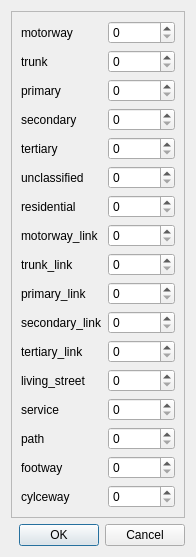
<?xml version="1.0" encoding="UTF-8"?>
<ui version="4.0">
 <class>Dialog</class>
 <widget class="QDialog" name="Dialog">
  <property name="geometry">
   <rect>
    <x>0</x>
    <y>0</y>
    <width>182</width>
    <height>425</height>
   </rect>
  </property>
  <property name="windowTitle">
   <string>Edit Lane Count</string>
  </property>
  <layout class="QGridLayout" name="gridLayout">
   <item row="0" column="0">
    <widget class="QFrame" name="frame">
     <property name="frameShape">
      <enum>QFrame::StyledPanel</enum>
     </property>
     <property name="frameShadow">
      <enum>QFrame::Raised</enum>
     </property>
     <layout class="QGridLayout" name="gridLayout_3">
      <item row="5" column="0">
       <widget class="QLabel" name="label_6">
        <property name="text">
         <string>unclassified</string>
        </property>
       </widget>
      </item>
      <item row="6" column="0">
       <widget class="QLabel" name="label_7">
        <property name="text">
         <string>residential</string>
        </property>
       </widget>
      </item>
      <item row="4" column="0">
       <widget class="QLabel" name="label_5">
        <property name="text">
         <string>tertiary</string>
        </property>
       </widget>
      </item>
      <item row="7" column="0">
       <widget class="QLabel" name="label_8">
        <property name="text">
         <string>motorway_link</string>
        </property>
       </widget>
      </item>
      <item row="3" column="0">
       <widget class="QLabel" name="label_4">
        <property name="text">
         <string>secondary</string>
        </property>
       </widget>
      </item>
      <item row="10" column="0">
       <widget class="QLabel" name="label_11">
        <property name="text">
         <string>secondary_link</string>
        </property>
       </widget>
      </item>
      <item row="13" column="0">
       <widget class="QLabel" name="label_14">
        <property name="text">
         <string>service</string>
        </property>
       </widget>
      </item>
      <item row="11" column="0">
       <widget class="QLabel" name="label_12">
        <property name="text">
         <string>tertiary_link</string>
        </property>
       </widget>
      </item>
      <item row="12" column="0">
       <widget class="QLabel" name="label_13">
        <property name="text">
         <string>living_street</string>
        </property>
       </widget>
      </item>
      <item row="1" column="0">
       <widget class="QLabel" name="label_2">
        <property name="text">
         <string>trunk</string>
        </property>
       </widget>
      </item>
      <item row="0" column="0">
       <widget class="QLabel" name="label">
        <property name="text">
         <string>motorway</string>
        </property>
       </widget>
      </item>
      <item row="8" column="0">
       <widget class="QLabel" name="label_9">
        <property name="text">
         <string>trunk_link</string>
        </property>
       </widget>
      </item>
      <item row="9" column="0">
       <widget class="QLabel" name="label_10">
        <property name="text">
         <string>primary_link</string>
        </property>
       </widget>
      </item>
      <item row="2" column="0">
       <widget class="QLabel" name="label_3">
        <property name="text">
         <string>primary</string>
        </property>
       </widget>
      </item>
      <item row="14" column="0">
       <widget class="QLabel" name="label_15">
        <property name="text">
         <string>path</string>
        </property>
       </widget>
      </item>
      <item row="15" column="0">
       <widget class="QLabel" name="label_16">
        <property name="text">
         <string>footway</string>
        </property>
       </widget>
      </item>
      <item row="16" column="0">
       <widget class="QLabel" name="label_17">
        <property name="text">
         <string>cylceway</string>
        </property>
       </widget>
      </item>
      <item row="0" column="1">
       <widget class="QSpinBox" name="sb_motorway">
        <property name="maximum">
         <number>1000000</number>
        </property>
       </widget>
      </item>
      <item row="1" column="1">
       <widget class="QSpinBox" name="sb_trunk">
        <property name="maximum">
         <number>1000000</number>
        </property>
       </widget>
      </item>
      <item row="2" column="1">
       <widget class="QSpinBox" name="sb_primary">
        <property name="maximum">
         <number>1000000</number>
        </property>
       </widget>
      </item>
      <item row="3" column="1">
       <widget class="QSpinBox" name="sb_secondary">
        <property name="maximum">
         <number>1000000</number>
        </property>
       </widget>
      </item>
      <item row="4" column="1">
       <widget class="QSpinBox" name="sb_tertiary">
        <property name="maximum">
         <number>1000000</number>
        </property>
       </widget>
      </item>
      <item row="5" column="1">
       <widget class="QSpinBox" name="sb_unclassified">
        <property name="maximum">
         <number>1000000</number>
        </property>
       </widget>
      </item>
      <item row="6" column="1">
       <widget class="QSpinBox" name="sb_residential">
        <property name="maximum">
         <number>1000000</number>
        </property>
       </widget>
      </item>
      <item row="7" column="1">
       <widget class="QSpinBox" name="sb_motorway_link">
        <property name="maximum">
         <number>1000000</number>
        </property>
       </widget>
      </item>
      <item row="8" column="1">
       <widget class="QSpinBox" name="sb_trunk_link">
        <property name="maximum">
         <number>1000000</number>
        </property>
       </widget>
      </item>
      <item row="9" column="1">
       <widget class="QSpinBox" name="sb_primary_link">
        <property name="maximum">
         <number>1000000</number>
        </property>
       </widget>
      </item>
      <item row="10" column="1">
       <widget class="QSpinBox" name="sb_secondary_link">
        <property name="maximum">
         <number>1000000</number>
        </property>
       </widget>
      </item>
      <item row="11" column="1">
       <widget class="QSpinBox" name="sb_tertiary_link">
        <property name="maximum">
         <number>1000000</number>
        </property>
       </widget>
      </item>
      <item row="12" column="1">
       <widget class="QSpinBox" name="sb_living_street">
        <property name="maximum">
         <number>1000000</number>
        </property>
       </widget>
      </item>
      <item row="13" column="1">
       <widget class="QSpinBox" name="sb_service">
        <property name="maximum">
         <number>1000000</number>
        </property>
       </widget>
      </item>
      <item row="14" column="1">
       <widget class="QSpinBox" name="sb_path">
        <property name="maximum">
         <number>1000000</number>
        </property>
       </widget>
      </item>
      <item row="15" column="1">
       <widget class="QSpinBox" name="sb_footway">
        <property name="maximum">
         <number>1000000</number>
        </property>
       </widget>
      </item>
      <item row="16" column="1">
       <widget class="QSpinBox" name="sb_cycleway">
        <property name="maximum">
         <number>1000000</number>
        </property>
       </widget>
      </item>
     </layout>
    </widget>
   </item>
   <item row="1" column="0">
    <widget class="QDialogButtonBox" name="buttonBox">
     <property name="orientation">
      <enum>Qt::Horizontal</enum>
     </property>
     <property name="standardButtons">
      <set>QDialogButtonBox::Cancel|QDialogButtonBox::Ok</set>
     </property>
    </widget>
   </item>
  </layout>
 </widget>
 <resources/>
 <connections>
  <connection>
   <sender>buttonBox</sender>
   <signal>rejected()</signal>
   <receiver>Dialog</receiver>
   <slot>reject()</slot>
   <hints>
    <hint type="sourcelabel">
     <x>316</x>
     <y>260</y>
    </hint>
    <hint type="destinationlabel">
     <x>286</x>
     <y>274</y>
    </hint>
   </hints>
  </connection>
  <connection>
   <sender>buttonBox</sender>
   <signal>accepted()</signal>
   <receiver>Dialog</receiver>
   <slot>accept()</slot>
   <hints>
    <hint type="sourcelabel">
     <x>248</x>
     <y>254</y>
    </hint>
    <hint type="destinationlabel">
     <x>157</x>
     <y>274</y>
    </hint>
   </hints>
  </connection>
 </connections>
</ui>
